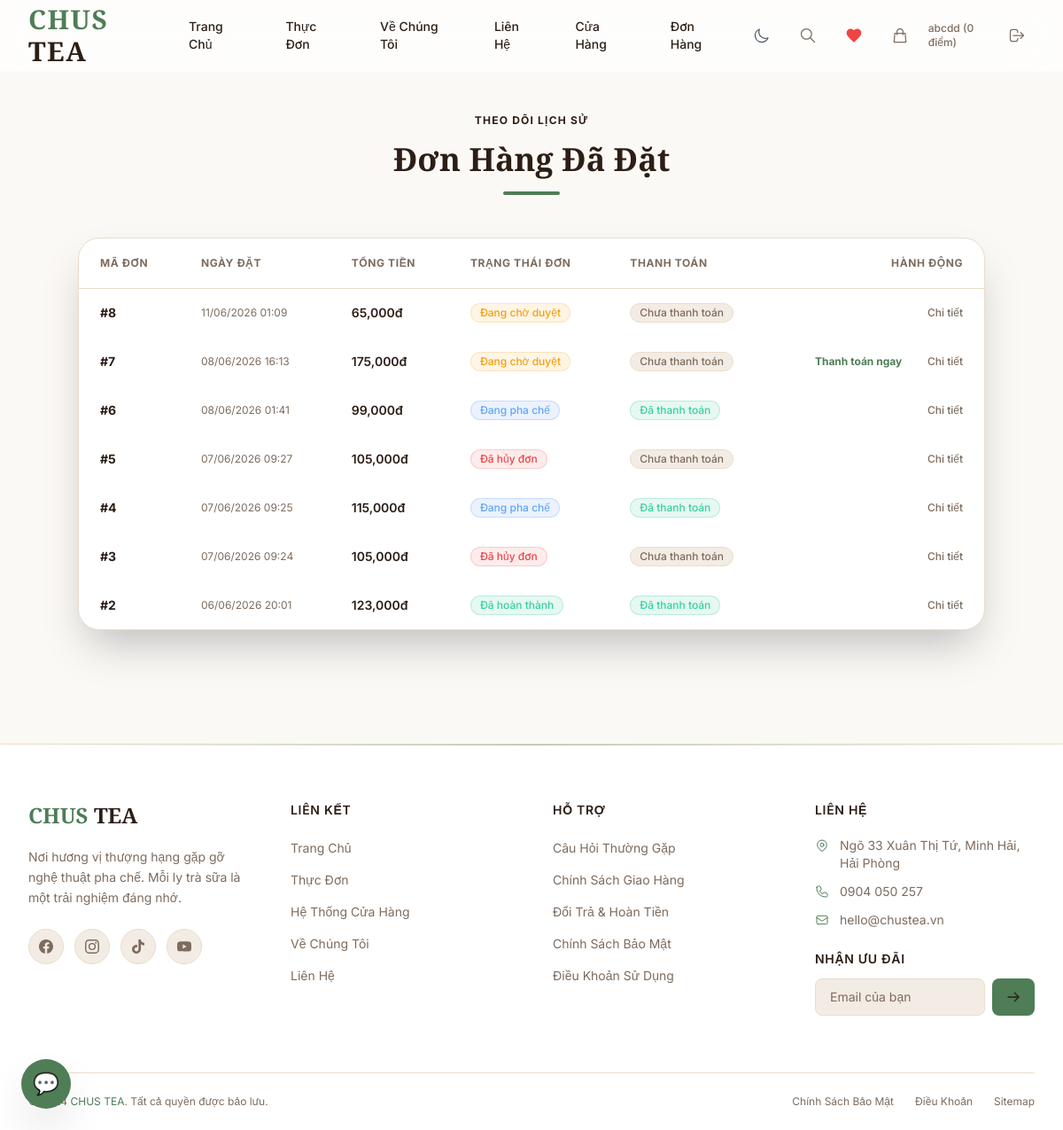
/index.php?controller=order&action=history (signed in), run on the app's committed database.
### tables this page shows
CREATE TABLE `users` (
  `id` int(11) NOT NULL AUTO_INCREMENT,
  `name` varchar(100) NOT NULL,
  `email` varchar(100) NOT NULL,
  `password` varchar(255) NOT NULL,
  `phone` varchar(20) DEFAULT NULL,
  `role` varchar(20) DEFAULT 'user',
  `created_at` timestamp NOT NULL DEFAULT current_timestamp(),
  `points` int(11) DEFAULT 0,
  PRIMARY KEY (`id`),
  UNIQUE KEY `email` (`email`)
);

CREATE TABLE `orders` (
  `id` int(11) NOT NULL AUTO_INCREMENT,
  `user_id` int(11) NOT NULL,
  `total_money` int(11) NOT NULL,
  `status` enum('pending','processing','shipped','completed','cancelled') DEFAULT 'pending',
  `payment_method` varchar(50) NOT NULL DEFAULT 'COD',
  `payment_status` enum('unpaid','paid') DEFAULT 'unpaid',
  `shipping_fee` int(11) NOT NULL DEFAULT 30000,
  `points_earned` int(11) DEFAULT 0,
  `points_spent` int(11) DEFAULT 0,
  `shipping_address` text NOT NULL,
  `phone` varchar(20) NOT NULL,
  `note` text DEFAULT NULL,
  `created_at` timestamp NOT NULL DEFAULT current_timestamp(),
  PRIMARY KEY (`id`),
  KEY `user_id` (`user_id`),
  CONSTRAINT `orders_ibfk_1` FOREIGN KEY (`user_id`) REFERENCES `users` (`id`) ON DELETE CASCADE
);

### views/order/history.php (the view, shortened to what the rows shown need)
<div class="max-w-7xl mx-auto px-4 sm:px-6 lg:px-8 py-12">
    <div class="text-center space-y-4 mb-12 animate-fade-in-up">
        <h1 class="text-xs font-bold tracking-widest text-primary uppercase">Theo dõi lịch sử</h1>
    </div>
    <div class="max-w-5xl mx-auto animate-fade-in">
        <?php if (empty($orders)): ?>
            <div class="bg-card border border-white/5 rounded-3xl p-16 text-center space-y-6">
                <span class="text-6xl inline-block animate-bounce-subtle">📋</span>
                <h2 class="text-xl font-bold text-white">Bạn chưa đặt đơn hàng nào</h2>
                <p class="text-sm text-text-gray">
                    Khám phá ngay thực đơn trà sữa thơm ngon và tiến hành đặt đơn hàng đầu tiên của bạn!
                </p>
                <a href="<?php echo BASE_URL; ?>index.php?controller=product&action=index"
                   class="inline-block px-8 py-4 bg-primary hover:bg-primary-hover text-white text-sm font-semibold rounded-full shadow-lg shadow-primary/20 transition-all duration-300">
                    Khám Phá Menu
                </a>
            </div>
        <?php else: ?>
            <div class="bg-card border border-white/5 rounded-3xl overflow-hidden shadow-2xl">
                <div class="overflow-x-auto">
                    <table class="w-full text-left border-collapse">
                        <thead>
                            <tr class="border-b border-white/5 bg-white/3 text-xs font-bold uppercase tracking-wider text-text-gray">
                                <th class="py-5 px-6">Mã đơn</th>
                                <th class="py-5 px-6">Ngày đặt</th>
                                <th class="py-5 px-6">Tổng tiền</th>
                                <th class="py-5 px-6">Trạng thái đơn</th>
                                <th class="py-5 px-6">Thanh toán</th>
                                <th class="py-5 px-6 text-right">Hành động</th>
                            </tr>
                        </thead>
                        <tbody class="divide-y divide-white/5 text-sm text-text-light">
                            <?php foreach ($orders as $order): ?>
                                <tr class="hover:bg-white/1 transition-colors duration-200">
                                    <td class="py-4 px-6 font-bold text-white">
                                        #<?php echo $order['id']; ?>
                                    </td>
                                    <td class="py-4 px-6 text-xs text-text-gray">
                                        <?php echo date('d/m/Y H:i', strtotime($order['created_at'])); ?>
                                    </td>
                                    <td class="py-4 px-6 font-semibold text-white">
                                        <?php echo number_format($order['total_money']); ?>đ
                                    </td>
                                    <td class="py-4 px-6">
                                        <?php
                                        $statusClasses = [
                                            'pending'    => 'bg-amber-500/10 border-amber-500/20 text-amber-500',
                                            'processing' => 'bg-blue-500/10 border-blue-500/20 text-blue-400',
                                            'shipped'    => 'bg-purple-500/10 border-purple-500/20 text-purple-400',
                                            'completed'  => 'bg-emerald-500/10 border-emerald-500/20 text-emerald-400',
                                            'cancelled'  => 'bg-red-500/10 border-red-500/20 text-red-500'
                                        ];
                                        $statusTexts = [
                                            'pending'    => 'Đang chờ duyệt',
                                            'processing' => 'Đang pha chế',
                                            'shipped'    => 'Đang giao hàng',
                                            'completed'  => 'Đã hoàn thành',
                                            'cancelled'  => 'Đã hủy đơn'
                                        ];
                                        $statusClass = $statusClasses[$order['status']] ?? 'bg-white/5 text-text-gray';
                                        $statusText = $statusTexts[$order['status']] ?? 'Không xác định';
                                        ?>
                                        <span class="inline-flex border rounded-full px-2.5 py-0.5 text-xs font-medium <?php echo $statusClass; ?>">
                                            <?php echo $statusText; ?>
                                        </span>
                                    </td>
                                    <td class="py-4 px-6">
                                        <?php if ($order['payment_status'] === 'paid'): ?>
                                            <span class="inline-flex bg-emerald-500/10 border border-emerald-500/20 text-emerald-400 rounded-full px-2.5 py-0.5 text-xs font-medium">Đã thanh toán</span>
                                        <?php else: ?>
                                            <span class="inline-flex bg-white/5 border border-white/10 text-text-gray rounded-full px-2.5 py-0.5 text-xs font-medium">Chưa thanh toán</span>
                                        <?php endif; ?>
                                    </td>
                                    <td class="py-4 px-6 text-right">
                                        <div class="flex justify-end items-center gap-3">
                                            <?php if ($order['payment_status'] === 'unpaid' && $order['payment_method'] === 'ONLINE' && $order['status'] !== 'cancelled'): ?>
                                                <a href="<?php echo BASE_URL; ?>index.php?controller=payment&action=pay&order_id=<?php echo $order['id']; ?>"
                                                   class="text-xs text-primary hover:text-primary-light font-bold transition-colors duration-200">
                                                    Thanh toán ngay
                                                </a>
                                                <span class="text-white/10">|</span>
                                            <?php endif; ?>
                                            <a href="<?php echo BASE_URL; ?>index.php?controller=order&action=detail&id=<?php echo $order['id']; ?>"
                                               class="text-xs text-text-gray hover:text-white transition-colors duration-200 font-medium">
                                                Chi tiết
                                            </a>
                                        </div>
                                    </td>
                                </tr>
                            <?php endforeach; ?>
                        </tbody>
                    </table>
                </div>
            </div>
        <?php endif; ?>
    </div>
</div>

### views/layouts/header.php (shortened to what the rows shown need)
<?php
$userPoints = 0;
if (User::isLoggedIn()) {
    $userModel = new User();
    $currentUser = $userModel->findById($_SESSION['user_id']);
    $userPoints = $currentUser ? (int)$currentUser['points'] : 0;
}
?>
<!DOCTYPE html>
<html lang="vi">
<head>
    <script src="https://cdn.tailwindcss.com"></script>
    <link rel="stylesheet" href="<?php echo BASE_URL; ?>public/css/style.css?v=<?php echo time(); ?>">
</head>
<body class="bg-dark text-text-light font-inter min-h-screen transition-colors duration-300">
    <nav id="navbar" class="fixed top-0 left-0 right-0 z-50 transition-all duration-500">
        <div class="navbar-glass bg-surface/70 backdrop-blur-xl border-b border-border/10">
            <div class="max-w-7xl mx-auto px-4 sm:px-6 lg:px-8">
                <div class="flex items-center justify-between h-16 lg:h-20">
                    <div class="flex items-center space-x-2 lg:space-x-3">
                        <?php if (User::isLoggedIn()): ?>
                            <div class="relative group flex items-center space-x-1">
                                <span class="text-xs text-text-gray dark:text-gray-300 font-medium hidden md:inline"><?php echo htmlspecialchars($_SESSION['user_name']); ?> (<?php echo number_format($userPoints); ?> điểm)</span>
                                <a href="<?php echo BASE_URL; ?>index.php?controller=auth&action=logout" class="p-2.5 rounded-full text-text-gray hover:text-primary hover:bg-primary/5 transition-all duration-300" title="Đăng xuất">
                                    <svg class="w-5 h-5" fill="none" stroke="currentColor" viewBox="0 0 24 24">
                                        <path stroke-linecap="round" stroke-linejoin="round" stroke-width="1.5" d="M17 16l4-4m0 0l-4-4m4 4H7m6 4v1a3 3 0 01-3 3H6a3 3 0 01-3-3V7a3 3 0 013-3h4a3 3 0 013 3v1" />
                                    </svg>
                                </a>
                            </div>
                        <?php endif; ?>
                    </div>
            </div>
        </div>
    </nav>

### data on the page
users: points "0"
orders: id "8", created_at "11/06/2026 01:09", total_money "65,000", status "Đang chờ duyệt", payment_status "Chưa thanh toán"
orders: id "7", created_at "08/06/2026 16:13", total_money "175,000", status "Đang chờ duyệt", payment_status "Chưa thanh toán"
orders: id "6", created_at "08/06/2026 01:41", total_money "99,000", status "Đang pha chế", payment_status "Đã thanh toán"
orders: id "5", created_at "07/06/2026 09:27", total_money "105,000", status "Đã hủy đơn", payment_status "Chưa thanh toán"
orders: id "4", created_at "07/06/2026 09:25", total_money "115,000", status "Đang pha chế", payment_status "Đã thanh toán"
orders: id "3", created_at "07/06/2026 09:24", total_money "105,000", status "Đã hủy đơn", payment_status "Chưa thanh toán"
orders: id "2", created_at "06/06/2026 20:01", total_money "123,000", status "Đã hoàn thành", payment_status "Đã thanh toán"

### other printed values
$_SESSION['user_name'] "abcdd"
